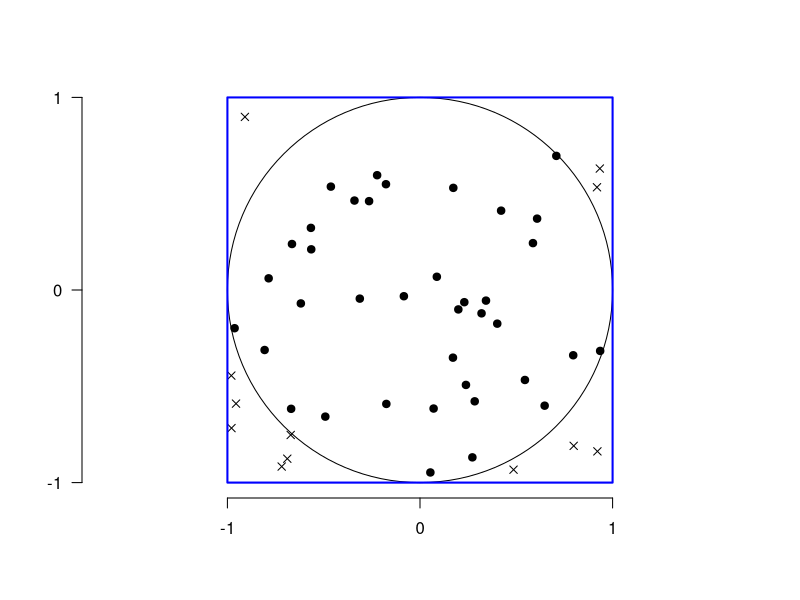
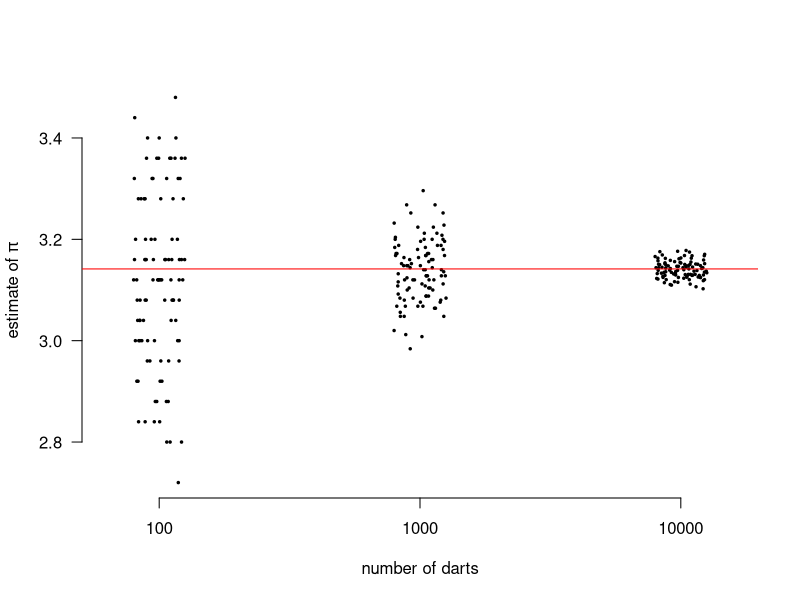

Write R code to recreate these figures, in order.
## ---- chunk 1
require(knitr) ## for kable
## ---- chunk 2
#| label: fig-dartboard
#| fig-cap: example dartboard.
r <- 1
n <- 50
par(las=1)
plot(NA, xlim=c(-r,r), ylim=c(-r,r), asp=1, bty='n',
     xaxt='n', yaxt='n', xlab='', ylab='')
axis(1, at=c(-r,0,r)); axis(2, at=c(-r,0,r))
symbols(x=0, y=0, circles=r, inch=F, add=T)
x <- runif(n, -r, r);  y <- runif(n, -r, r)
inside <- (x^2 + y^2) < r^2
d <- sum(inside)
points(x, y, pch=ifelse(inside, 19, 4))
rect(-r, -r, r, r, border='blue', lwd=2)
## ---- chunk 3
estimate.pi <- function(n=1000) {
  ## Return an estimate of PI using dartboard 
  ## method with N trials.
  r <- 1 ## radius of dartboard
  x <- runif(n, min=-r, max=r)
  y <- runif(n, min=-r, max=r)
  l <- sqrt(x^2 + y^2)
  d <- sum(l<r)
  4*d/n
}
## ---- chunk 4
replicate(9, estimate.pi())
## ---- chunk 5
#| fig-cap: Estimates of Pi as we increase number of darts
#| label: fig-estimates
ns <- 10^c(2,3,4)
res <- lapply(ns, function(n) replicate(99, estimate.pi(n)))
par(las=1, bty='n')
stripchart(res, method="jitter", group.names=ns, 
           xlab="number of darts",
           ylab=expression(paste('estimate of ', pi)),
           vert=TRUE, pch=20, cex=0.5)
abline(h=pi, col='red')
## ---- chunk 6
df = data.frame(name=c("joe", "ann", "bob"),
  age=c(19, 24, 27),
  height=c(1.8, 1.75, 1.7))
df
## ---- chunk 7
#| label: tbl-example
#| echo: false
#| tbl-cap: Example output from kable function (part of knitr)
kable(df, format="markdown")
